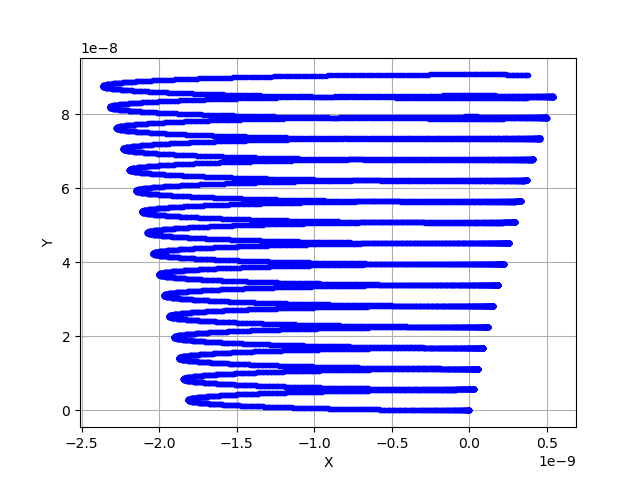

This figure's Python source:
import matplotlib.pyplot as mplt

class Particula:
    #Atributos
    cargada=True
    
    ## Intancias
    def __init__(self,x,y,z,vx,vy,vz,ax,ay,az,m,carga):
        self.X=x
        self.Y=y
        self.Z=z
        self.Vx=vx
        self.Vy=vy
        self.Vz=vz
        self.M=m
        self.Carga=carga
        self.ax=ax
        self.ay=ay
        self.az=az
    def ac_evol(self,B,r3,posx,posy,posz):
        k=9e9
#        k=1
  
        self.ax=-(k*self.Carga**2*posx)/(self.M*r3)+(self.Carga*self.Vy*B)/self.M
        self.ay=-(k*self.Carga**2*posy)/(self.M*r3)-(self.Carga*self.Vx*B)/self.M
        self.az=-(k*self.Carga**2*posz)/(self.M*r3)
    def vel_evol(self,t):
        self.Vx=self.Vx+self.ax*t
        self.Vy=self.Vy+self.ay*t
        self.Vz=self.Vz+self.az*t   
    def Pos_evol(self,t):
        self.X=self.X+(self.Vx*t)+(0.5*self.ax*(t*t))
        self.Y=self.Y+(self.Vy*t)+(0.5*self.ay*(t*t))
        self.Z=self.Z+(self.Vz*t)+(0.5*self.az*(t*t))

m=10
carga=1
Par1= Particula(0,0,0,0,0,0,0,0,0,m,carga)
Par2=Particula(1e9,0,0,0,0,0,0,0,0,m,-carga)
t=0.01
B=10
print(Par1.X,Par1.Y,Par1.Z,Par1.Vx,Par1.Vy,Par1.Vz,Par1.M,Par1.Carga)
for i in range(1,10000):
    #Par1.Pos_evol(t)
                
    r3=((Par1.X-Par2.X)**2+(Par1.Y-Par2.Y)**2+(Par1.Z-Par2.Z)**2)**(3/2)
    posx=(Par2.X-Par1.X)
    posy=(Par2.Y-Par1.Y)
    posz=(Par2.Z-Par1.Z)
    
    Par1.ac_evol(B,r3,posx,posy,posz)
    Par2.ac_evol(B,r3,posx,posy,posz)
  
    Par1.vel_evol(t)
    Par2.vel_evol(t)
    Par1.Pos_evol(t)
    Par2.Pos_evol(t)
    mplt.plot(Par1.X,Par1.Y,'.',color='b')

mplt.xlabel('X')
mplt.ylabel('Y')
mplt.grid()
mplt.savefig('SegClasesPython.png')
mplt.show()
